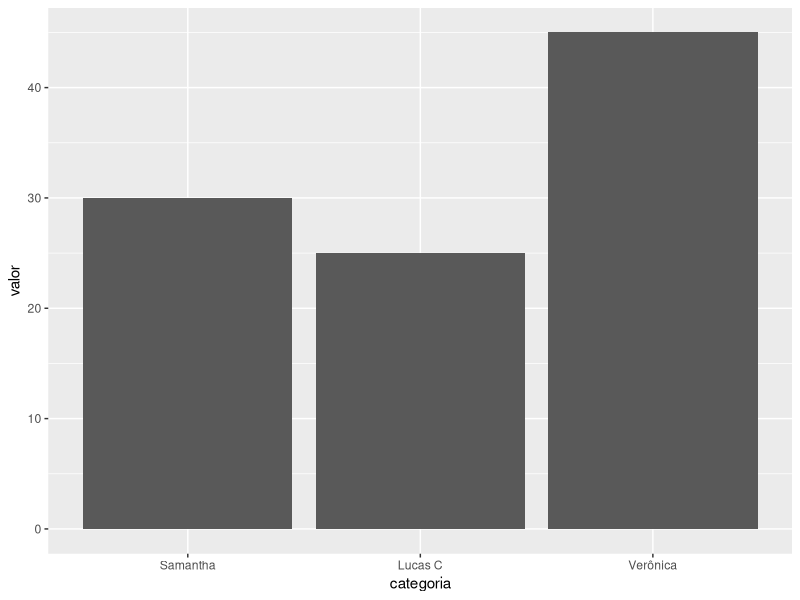
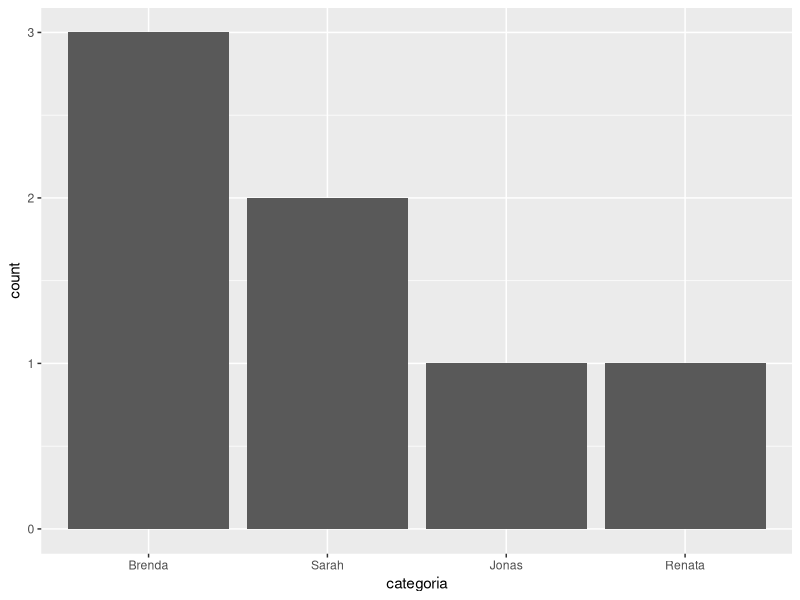
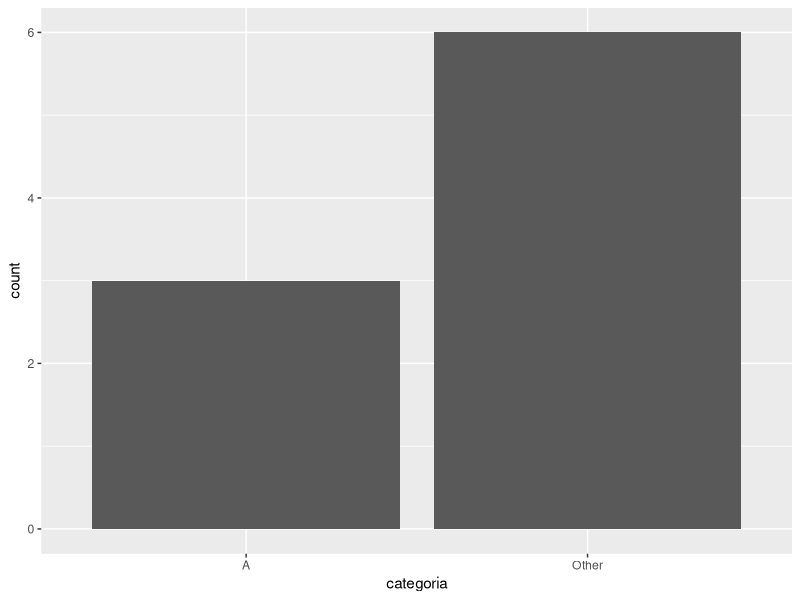
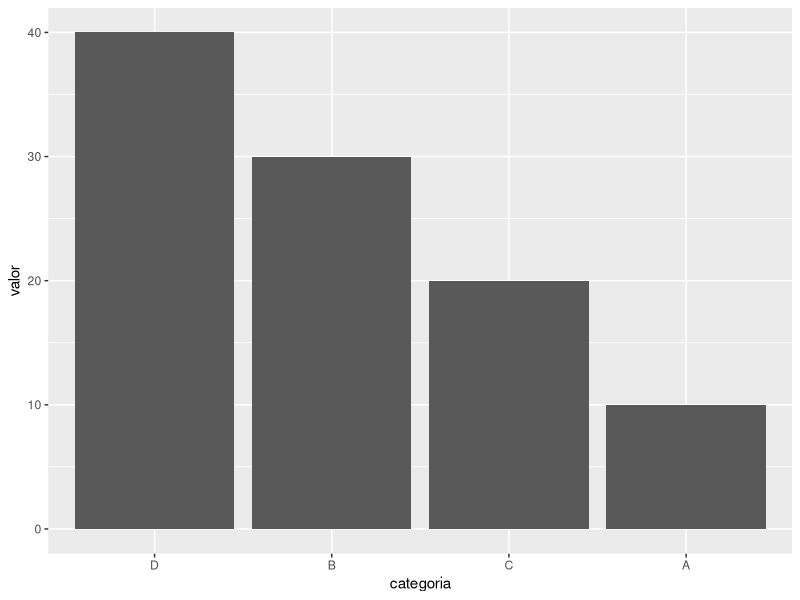
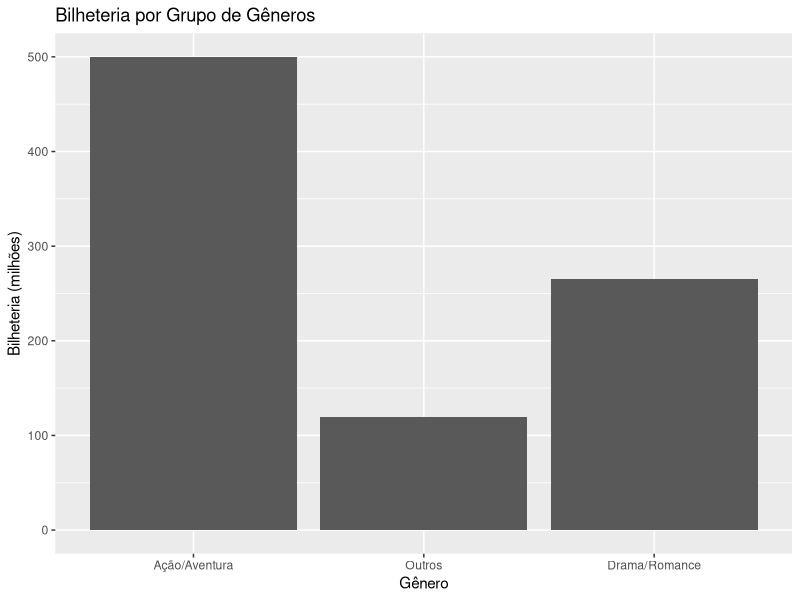
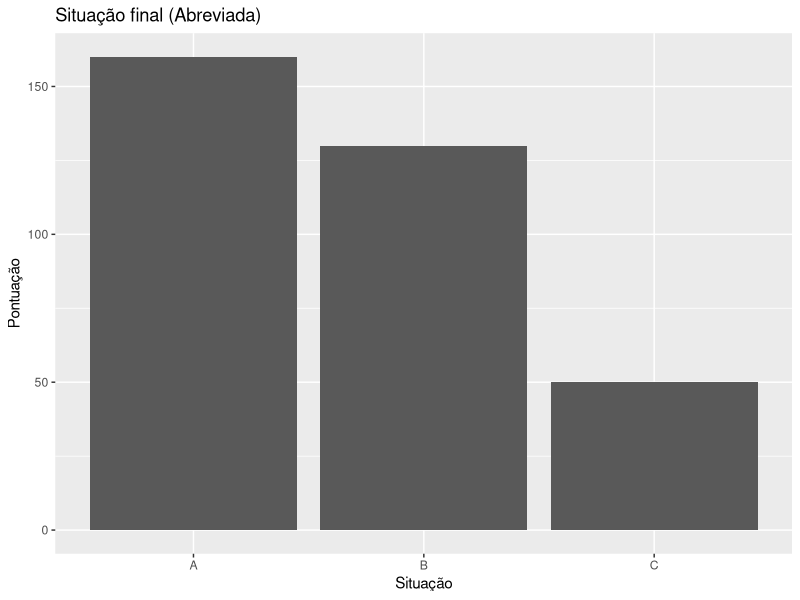
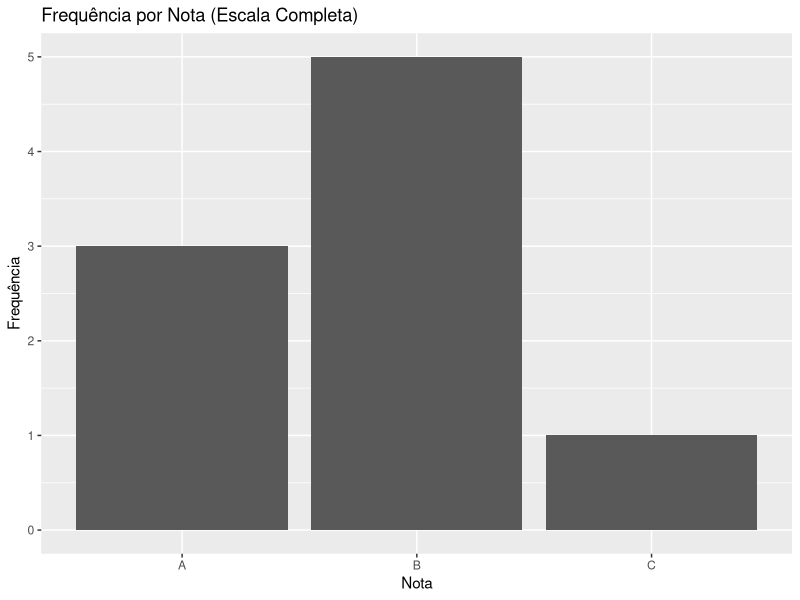
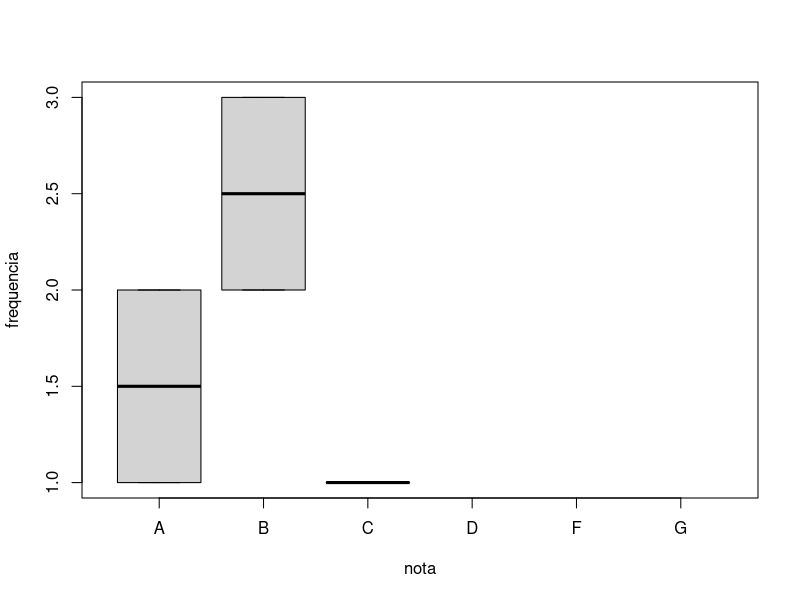

Generate these figures, in order, with R:
################################################################################
##################          Lucas Pereira Belo          ########################
################################################################################

## Exemplo 1: Reordenando Níveis com fct_relevel()

library(forcats)
library(ggplot2)
dados <- data.frame(
  categoria = factor(c("Lucas C", "Verônica", "Samantha", "Lucas C", "Verônica")),
  valor = c(10, 20, 30, 15, 25)
)
dados$categoria <- fct_relevel(dados$categoria, "Samantha","Lucas C", "Verônica")
plot <- ggplot(dados, aes(categoria, valor)) +
  geom_bar(stat = "identity")
plot

## Exemplo 2: Reordenando por Frequência com fct_infreq()

dados <- data.frame(
  categoria = factor(c("Sarah", "Sarah", "Jonas", "Brenda", "Brenda", "Brenda", "Renata"))
)

# Reordenando por frequência
dados$categoria <- fct_infreq(dados$categoria)
dados$categoria
# Visualização
plot2 <- ggplot(dados, aes(categoria)) +
  geom_bar()
plot2

## Exemplo 3: Agrupando Níveis com fct_lump()

dados <- data.frame(
  categoria = factor(c("A", "A", "A", "B", "C", "C", "D", "E", "F"))
)

# Agrupando níveis menos frequentes
dados$categoria <- fct_lump(dados$categoria, n = 1)
dados$categoria
# Visualização
plot3 <- ggplot(dados, aes(categoria)) +
  geom_bar()
plot3

## Exemplo 4: Reordenando por outra variável com fct_reorder()

dados <- data.frame(
  categoria = factor(c("A", "B", "C", "D")),
  valor = c(10, 30, 20, 40)
)
dados$categoria

# Reordenando por valor (decrescente)
dados$categoria <- fct_reorder(dados$categoria, dados$valor, .desc = TRUE)
dados$categoria

# Visualização
plot4 <- ggplot(dados, aes(categoria, valor)) +
  geom_bar(stat = "identity")
plot4

### Exemplo 5: Alterando Níveis com fct_recode

fator <- factor(c("Ellie", "Joel", "Tommy", "Abby"))

# Alterando apenas uma
fct_recode(fator, "Carol" = "Ellie")

#Fuciona tanto com ou sem aspas

# Alterando todas
fct_recode(fator,
           Carol = "Ellie",
           Pedro = "Joel",
           Pedro = "Tommy",
           Carol = "Abby")

### Exemplo 6: Agrupando níveis com fct_collapse

dados <- data.frame(
  genero = factor(c("Ação", "Aventura", "Drama", "Romance", "Comédia", "Ação", "Romance", "Aventura")),
  bilheteria = c(100, 150, 80, 90, 120, 110, 95, 140)
)

# Agrupando níveis com fct_collapse
dados$genero <- fct_collapse(dados$genero,
                             "Ação/Aventura" = c("Ação", "Aventura"),
                             "Drama/Romance" = c("Drama", "Romance"),
                             "Outros" = "Comédia")
print(dados$genero)

# Visualização
plot <- ggplot(dados, aes(genero, bilheteria)) +
  geom_bar(stat = "identity") +
  labs(title = "Bilheteria por Grupo de Gêneros", x = "Gênero", y = "Bilheteria (milhões)")
plot

### Exemplo 7: Reordenando Níveis com lvls_reorder

fator <- factor(c("casado", "viuvo", "solteiro", "divorciado"))
fator

lvls_reorder(fator, c(3, 1, 2, 4))

## Exemplo 8: Renomeando Avaliações com lvls_revalue()

dados <- data.frame(
  Notas = factor(c("Aprovado", "Final", "Aprovado", "Reprovado", "Final")),
  pontuacao = c(70, 55, 90, 50, 75)
)

dados$Notas <- lvls_revalue(dados$Notas, c("A", "B", "C"))
print(dados$Notas)
plot <- ggplot(dados, aes(Notas, pontuacao)) +
  geom_bar(stat = "identity") +
  labs(title = "Situação final (Abreviada)", x = "Situação", y = "Pontuação")
print(plot)

## Exemplo 9: Expandindo níveis de um fator com a função lvls_expand

dados <- data.frame(
  nota = factor(c("A", "B", "C", "B", "A")),
  frequencia = c(2, 3, 1, 2, 1)
)
dados$nota <- lvls_expand(dados$nota, c("A", "B", "C", "D", "F","G"))
print(dados$nota)
plot <- ggplot(dados, aes(nota, frequencia)) +
  geom_bar(stat = "identity") +
  labs(title = "Frequência por Nota (Escala Completa)", x = "Nota", y = "Frequência")
print(plot)

plot(dados)
